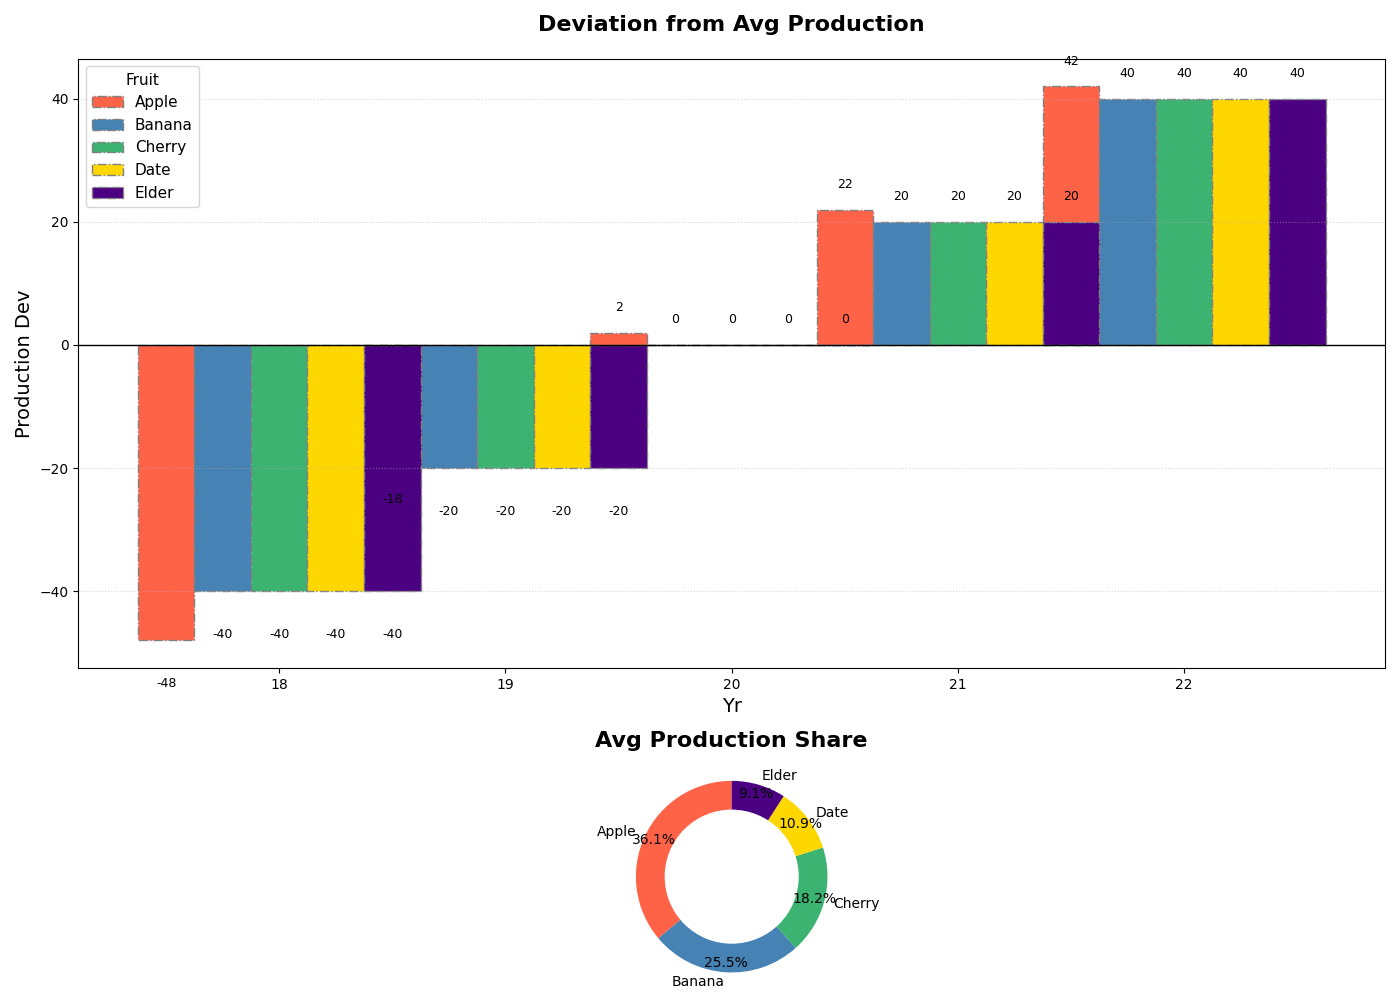

Reproduce this figure in Python.
import matplotlib.pyplot as plt
import numpy as np

fruits = ["Apple", "Banana", "Cherry", "Date", "Elder"]
years = ["18", "19", "20", "21", "22"]

fruit_production = np.array([
    [150, 180, 200, 220, 240],
    [100, 120, 140, 160, 180],
    [60, 80, 100, 120, 140],
    [20, 40, 60, 80, 100],
    [10, 30, 50, 70, 90]
])

deviations = fruit_production - fruit_production.mean(axis=1, keepdims=True)

bar_width = 0.25
x = np.arange(len(years))

fig, axs = plt.subplots(nrows=2, ncols=1, figsize=(14, 10), gridspec_kw={'height_ratios': [3, 1]})
new_colors = ['#FF6347', '#4682B4', '#3CB371', '#FFD700', '#4B0082']

# First subplot: Diverging Bar Chart for deviations in fruit production
for i, fruit in enumerate(fruits):
    axs[0].bar(x + i * bar_width, deviations[i], width=bar_width, label=fruit, color=new_colors[i], edgecolor='grey', linestyle='-.')

axs[0].set_title('Deviation from Avg Production', fontsize=16, fontweight='bold', pad=20)
axs[0].set_xlabel('Yr', fontsize=14)
axs[0].set_ylabel('Production Dev', fontsize=14)
axs[0].set_xticks(x + bar_width * 2)
axs[0].set_xticklabels(years)
axs[0].axhline(0, color='black', linewidth=1)
axs[0].legend(title='Fruit', fontsize=11, title_fontsize='11', loc='best')
axs[0].grid(axis='y', linestyle=':', alpha=0.5)

for i in range(len(fruits)):
    for j in range(len(years)):
        axs[0].text(x[j] + i * bar_width, deviations[i, j] + (3 if deviations[i, j] >= 0 else -6), f'{deviations[i, j]:.0f}', ha='center', va='bottom' if deviations[i, j] >= 0 else 'top', fontsize=9)

average_production = np.mean(fruit_production, axis=1)
axs[1].pie(average_production, labels=fruits, colors=new_colors, autopct='%.1f%%', startangle=90, pctdistance=0.9)
axs[1].set_title('Avg Production Share', fontsize=16, fontweight='bold', pad=20)

centre_circle = plt.Circle((0,0),0.70,fc='white')
fig.gca().add_artist(centre_circle)
axs[1].axis('equal')

plt.tight_layout()
plt.show()
